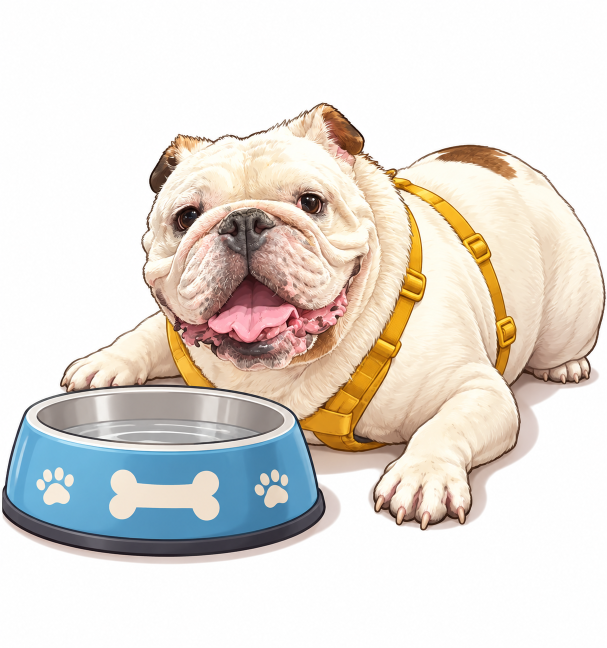
#> input picture tools/bowl_src/bowl2_original.png, 1214 x 1295 px (shown at 1/2 size); its folder holds only this picture in this run
$ python make_bowl2.py
#> lines starting #> are read from the running program, lines starting #| are printed output that depends on the picture; after the words box and inside, x2 and y2 are one past the last pixel; in counts of white or black regions, pixels touching at a corner belong together
"""把咖哩給的「藍色寵物碗＋鬥牛犬」圖切成許願碗用的兩層圖（狗要保留）。
用法：python3 tools/make_bowl2.py [bowl2|bowl3]   （不給名稱＝bowl2；原圖放在 tools/bowl_src/<名稱>_original.png）
  bowl2＝鬥牛犬（米其林碗）、bowl3＝柴犬（大寶狗碗）；新增一個樣式就在下面 PRESETS 加一筆（碗口橢圓與碗外框要看圖量）
輸出：wishjar/bowl2_back.png（整張：狗＋碗，去掉白底，畫在禮物後面）
      wishjar/bowl2_front.png（只有碗口前緣以下的外壁，畫在禮物前面，把掉進碗裡的禮物下半截遮住）
做法：近白色的背景與地上陰影，從四周往裡洗掉（狗與碗的深色描邊擋住不會洗進去），再把洗不掉的邊緣羽化；
      前景層用手動框的碗外框＋碗口橢圓的前緣切出來。需要：pip install pillow numpy scipy"""
import os, math, sys
import numpy as np
from PIL import Image, ImageDraw
from scipy import ndimage

ROOT = os.path.dirname(os.path.dirname(os.path.abspath(__file__)))
NAME = sys.argv[1] if len(sys.argv) > 1 else 'bowl2'
SRC = os.path.join(ROOT, 'tools', 'bowl_src', NAME + '_original.png')
OUT = os.path.join(ROOT, 'wishjar')
im = Image.open(SRC).convert('RGB'); W, H = im.size
#> further down, im is the input picture: PIL image 1214x1295 RGB; mean R, G, B 226.8, 220.6, 213.6
#> after `W, H = im.size`: W = 1214; H = 1295
a = np.asarray(im).astype(np.int32)
mx = a.max(axis=2); mn = a.min(axis=2)
light = (mn > 214) & ((mx - mn) < 26)                      # 近白色（背景、地上淡淡的陰影）
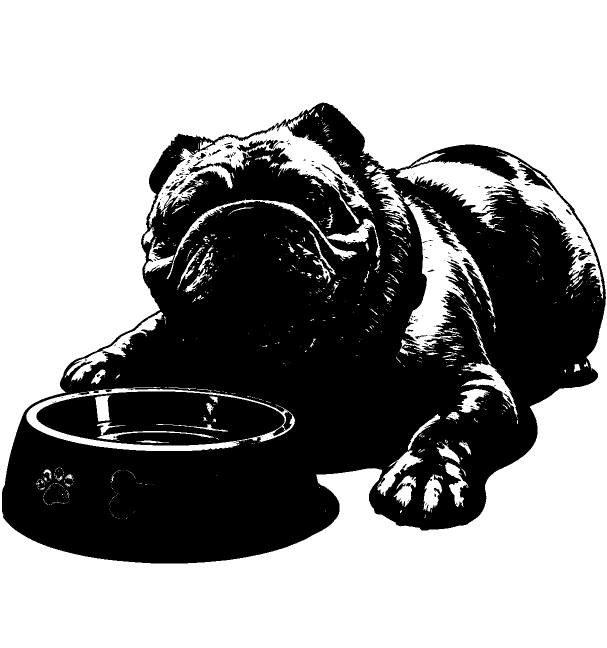
#> light: shape (1295, 1214) bool (shown at 1/2 size); 59.7% white; 187 black regions (149 under 20 px), largest, box (x1, y1, x2, y2) and area: (4, 205, 1212, 1127) 592551, (73, 783, 569, 891) 38479, (1156, 498, 1183, 521) 280
lab, n = ndimage.label(light)
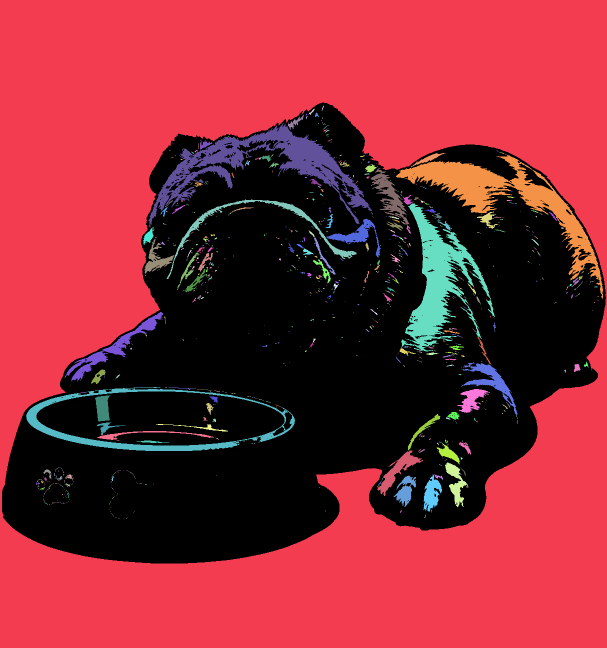
#> lab: shape (1295, 1214) int32 (shown at 1/2 size); 1277 distinct labels, from 0 to 1276; one colour per label, 0 black
#> n = 1276
border = np.zeros((H, W), bool); border[0, :] = border[-1, :] = border[:, 0] = border[:, -1] = True
ids = np.unique(lab[border & light]); ids = ids[ids > 0]
#> after `ids = np.unique(lab[border & light])`: ids = [1]
bg = np.isin(lab, ids)
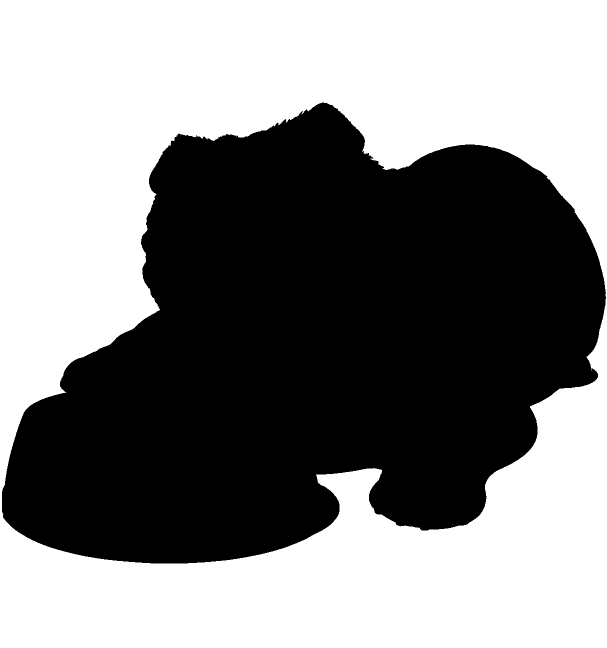
#> bg: shape (1295, 1214) bool (shown at 1/2 size); 52.7% white; 1 black region, box (x1, y1, x2, y2) and area: (4, 205, 1212, 1127) 743733
fg = ~bg
fg = ndimage.binary_fill_holes(fg)
lab, n = ndimage.label(fg)
#> n = 1
sizes = ndimage.sum(fg, lab, range(1, n + 1)); fg = lab == (1 + int(np.argmax(sizes)))
#> after `sizes = ndimage.sum(fg, lab, range(1, n + 1))`: sizes = [743733]
fg = ndimage.binary_opening(fg, iterations=1)
#> fg: shape (1295, 1214) bool; 47.3% white; 1 white region, box (x1, y1, x2, y2) and area: (4, 205, 1212, 1127) 743702
alpha = np.clip((ndimage.gaussian_filter(fg.astype(float), 0.9) - 0.3) / 0.5, 0, 1)
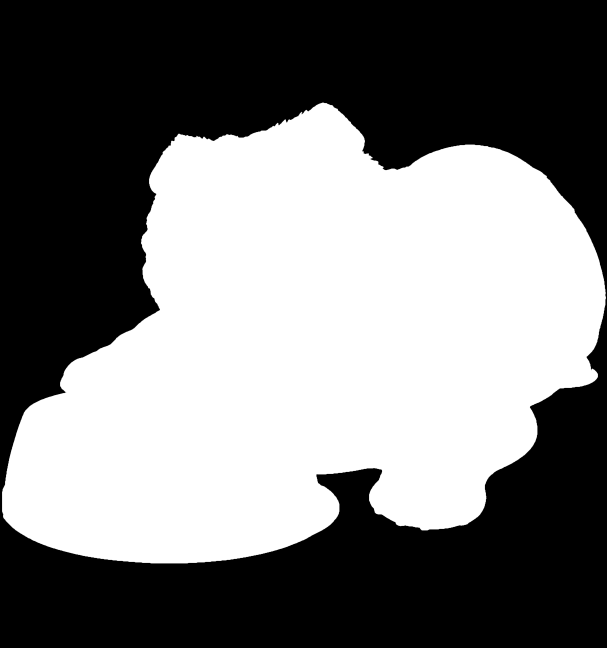
#> alpha: shape (1295, 1214) float64 (shown at 1/2 size); min 0, max 1, mean 0.473
full = Image.fromarray(np.dstack([np.asarray(im), (alpha * 255).astype(np.uint8)]), 'RGBA')
bb = full.getbbox(); full = full.crop(bb); fw, fh = full.size
#> after `bb = full.getbbox()`: bb = (4, 205, 1212, 1127)
#> after `full = full.crop(bb)`:
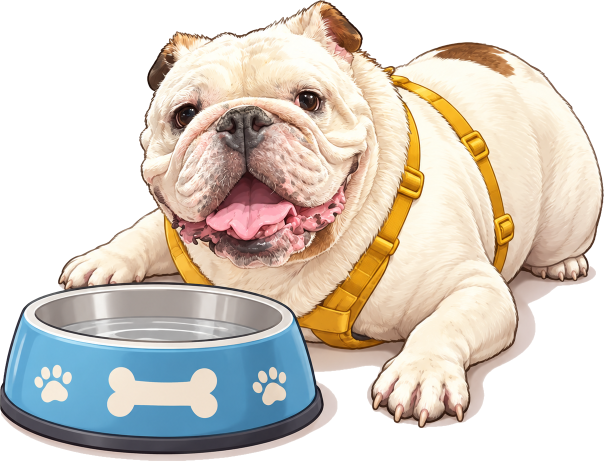
#> full: PIL image 1208x922 RGBA (shown at 1/2 size); mean R, G, B, A 215.6, 206.9, 197, 170.1; transparent parts drawn white
#> after `fw, fh = full.size`: fw = 1208; fh = 922
full.save(os.path.join(OUT, NAME + '_back.png'))

# 碗口橢圓（原圖座標：中心 x、中心 y、半寬、半高）與碗的外框（碗口橢圓上半圈之後，順時針接下去的點）
PRESETS = {
    'bowl2': ((322, 839, 276, 72), [(600, 850), (642, 955), (656, 1002), (652, 1040), (610, 1076), (480, 1106), (330, 1118), (180, 1110), (60, 1080), (12, 1052), (0, 1010), (10, 955), (45, 860)]),
    'bowl3': ((334, 794, 274, 63), [(608, 796), (630, 890), (656, 960), (662, 985), (640, 1020), (600, 1042), (480, 1072), (330, 1082), (180, 1072), (60, 1042), (12, 988), (5, 950), (25, 890), (60, 800)]),
}
(cx, cy, rx, ry), tail = PRESETS[NAME]
poly = []
for i in range(0, 181, 6):
    t = math.radians(180 + i); poly.append((cx + rx * math.cos(t), cy + ry * math.sin(t)))
poly += tail
m = Image.new('L', (W, H), 0); ImageDraw.Draw(m).polygon(poly, fill=255)
#> after `m = Image.new('L', (W, H), 0)`: m: PIL image 1214x1295 L; every value is 0
#> after `ImageDraw.Draw(m).polygon(poly, fill=255)`: m: PIL image 1214x1295 L; 12.2% white; 1 white region, box (x1, y1, x2, y2) and area: (0, 767, 657, 1119) 192150
inside = np.asarray(m) > 0
yy, xx = np.mgrid[0:H, 0:W]
edge = cy + ry * np.sqrt(np.clip(1 - ((xx - cx) / rx) ** 2, 0, 1)) + 4
front_ok = inside & (yy >= edge) & (alpha > 0)
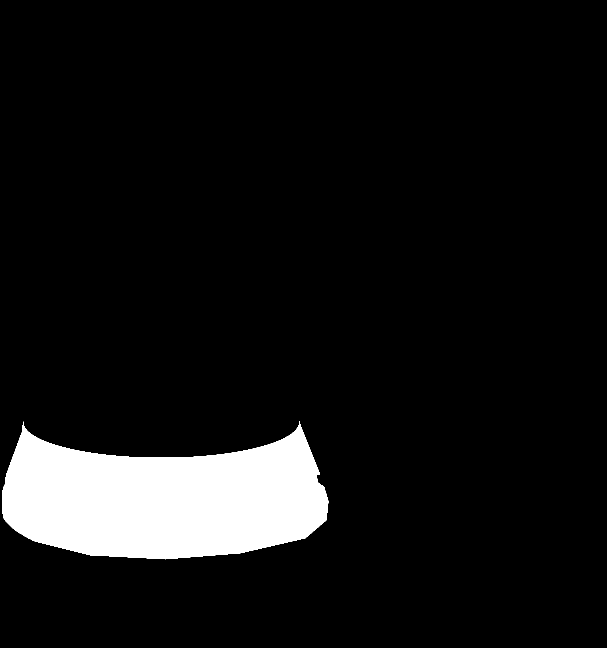
#> front_ok: shape (1295, 1214) bool (shown at 1/2 size); 8.1% white; 1 white region, box (x1, y1, x2, y2) and area: (4, 843, 657, 1119) 126720
fa = np.where(front_ok, alpha, 0)
fr = np.dstack([np.asarray(im), (fa * 255).astype(np.uint8)])
Image.fromarray(fr, 'RGBA').crop(bb).save(os.path.join(OUT, NAME + '_front.png'))
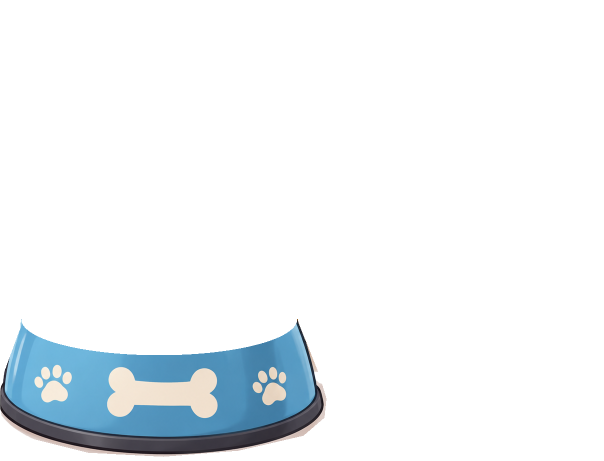
#> saved as bowl2_front.png: PIL image 1208x922 RGBA (shown at 1/2 size); mean R, G, B, A 215.6, 206.9, 197, 29; transparent parts drawn white
print('size', fw, fh, 'bbox', bb, 'rim center (cx,cy)=', cx - bb[0], cy - bb[1], 'rx', rx, 'ry', ry, 'floor y', fh)
#| size 1208 922 bbox (4, 205, 1212, 1127) rim center (cx,cy)= 318 634 rx 276 ry 72 floor y 922
